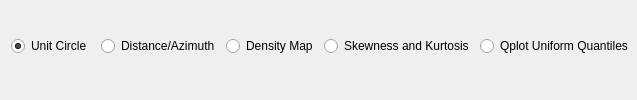
                   <widget class="QWidget" name="tab_6">
                    <attribute name="title">
                     <string>CIRCULAR GRAPHICS</string>
                    </attribute>
                    <layout class="QHBoxLayout" name="horizontalLayout_15">
                     <property name="topMargin">
                      <number>4</number>
                     </property>
                     <property name="rightMargin">
                      <number>4</number>
                     </property>
                     <item>
                      <widget class="QRadioButton" name="cir_unit_c">
                       <property name="text">
                        <string>Unit Circle </string>
                       </property>
                       <property name="checked">
                        <bool>true</bool>
                       </property>
                      </widget>
                     </item>
                     <item>
                      <widget class="QRadioButton" name="cir_dist_c">
                       <property name="enabled">
                        <bool>true</bool>
                       </property>
                       <property name="text">
                        <string>Distance/Azimuth</string>
                       </property>
                       <property name="checkable">
                        <bool>true</bool>
                       </property>
                       <property name="checked">
                        <bool>false</bool>
                       </property>
                      </widget>
                     </item>
                     <item>
                      <widget class="QRadioButton" name="den_gra_c">
                       <property name="text">
                        <string>Density Map</string>
                       </property>
                      </widget>
                     </item>
                     <item>
                      <widget class="QRadioButton" name="Bt_asicur">
                       <property name="text">
                        <string>Skewness and Kurtosis</string>
                       </property>
                      </widget>
                     </item>
                     <item>
                      <widget class="QRadioButton" name="Bt_qplotu">
                       <property name="text">
                        <string>Qplot Uniform Quantiles</string>
                       </property>
                      </widget>
                     </item>
                    </layout>
                   </widget>
